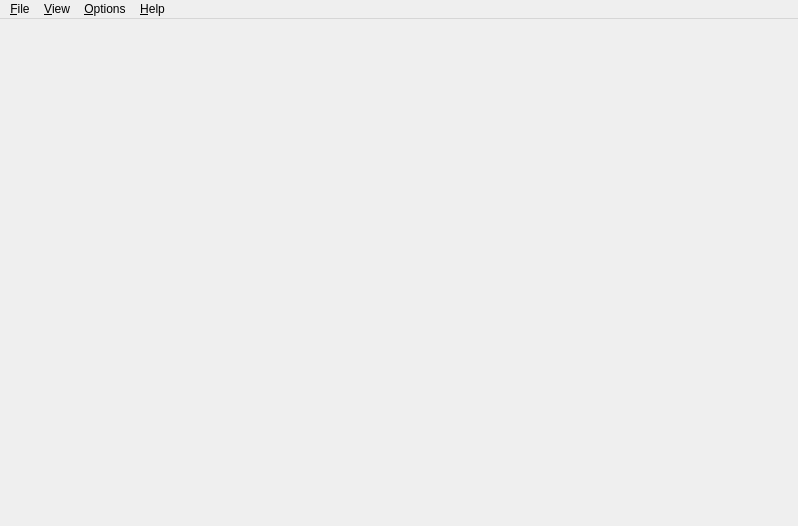
<?xml version="1.0" encoding="UTF-8"?>
<ui version="4.0">
 <class>MainWindow</class>
 <widget class="QMainWindow" name="MainWindow">
  <property name="geometry">
   <rect>
    <x>0</x>
    <y>0</y>
    <width>798</width>
    <height>526</height>
   </rect>
  </property>
  <property name="windowTitle">
   <string>Simulator</string>
  </property>
  <widget class="QWidget" name="centralWidget">
   <layout class="QVBoxLayout" name="verticalLayout">
    <item>
     <widget class="GLWidget" name="glwidget" native="true"/>
    </item>
   </layout>
  </widget>
  <widget class="QMenuBar" name="menuBar">
   <property name="geometry">
    <rect>
     <x>0</x>
     <y>0</y>
     <width>798</width>
     <height>22</height>
    </rect>
   </property>
   <widget class="QMenu" name="menu_File">
    <property name="title">
     <string>&amp;File</string>
    </property>
    <addaction name="actionExit"/>
   </widget>
   <widget class="QMenu" name="menuView">
    <property name="title">
     <string>&amp;View</string>
    </property>
    <addaction name="actionController"/>
   </widget>
   <widget class="QMenu" name="menu_Options">
    <property name="title">
     <string>&amp;Options</string>
    </property>
   </widget>
   <widget class="QMenu" name="menu_Help">
    <property name="title">
     <string>&amp;Help</string>
    </property>
    <addaction name="actionAbout"/>
   </widget>
   <addaction name="menu_File"/>
   <addaction name="menuView"/>
   <addaction name="menu_Options"/>
   <addaction name="menu_Help"/>
  </widget>
  <action name="actionExit">
   <property name="text">
    <string>E&amp;xit</string>
   </property>
  </action>
  <action name="actionAbout">
   <property name="text">
    <string>&amp;About</string>
   </property>
  </action>
  <action name="actionController">
   <property name="checkable">
    <bool>true</bool>
   </property>
   <property name="text">
    <string>&amp;Controller</string>
   </property>
  </action>
 </widget>
 <layoutdefault spacing="6" margin="11"/>
 <customwidgets>
  <customwidget>
   <class>GLWidget</class>
   <extends>QWidget</extends>
   <header>glwidget.h</header>
   <container>1</container>
   <slots>
    <signal>setStr(QString)</signal>
    <slot>setXRotation(int)</slot>
    <slot>setYRotation(int)</slot>
    <slot>setZRotation(int)</slot>
    <slot>setJointAngle1(int)</slot>
    <slot>setJointAngle2(int)</slot>
    <slot>setJointAngle3(int)</slot>
    <slot>setJointAngle4(int)</slot>
    <slot>setJointAngle5(int)</slot>
    <slot>setJointAngle6(int)</slot>
    <slot>setJointAngle7(int)</slot>
    <slot>setJointAngle8(int)</slot>
    <slot>setJointAngle9(int)</slot>
    <slot>setJointAngle10(int)</slot>
    <slot>setJointAngle11(int)</slot>
    <slot>setJointAngle12(int)</slot>
    <slot>setJointAngle14(int)</slot>
    <slot>setJointAngle15(int)</slot>
    <slot>setJointAngle16(int)</slot>
    <slot>setJointAngle17(int)</slot>
    <slot>setJointAngle18(int)</slot>
    <slot>setJointAngle19(int)</slot>
    <slot>setJointAngle20(int)</slot>
    <slot>setJointAngle21(int)</slot>
    <slot>setJointAngle22(int)</slot>
    <slot>setJointAngle23(int)</slot>
    <slot>setJointAngle24(int)</slot>
    <slot>setJointAngle25(int)</slot>
    <slot>setLIKx(int)</slot>
    <slot>setLIKy(int)</slot>
    <slot>setLIKz(int)</slot>
    <slot>setRIKx(int)</slot>
    <slot>setRIKy(int)</slot>
    <slot>setRIKz(int)</slot>
    <slot>modeChanged()</slot>
    <slot>setLIKr(int)</slot>
    <slot>setLIKp(int)</slot>
    <slot>setLIKyaw(int)</slot>
    <slot>setRIKr(int)</slot>
    <slot>setRIKp(int)</slot>
    <slot>setRIKyaw(int)</slot>
   </slots>
  </customwidget>
 </customwidgets>
 <resources/>
 <connections>
  <connection>
   <sender>actionExit</sender>
   <signal>triggered()</signal>
   <receiver>MainWindow</receiver>
   <slot>close()</slot>
   <hints>
    <hint type="sourcelabel">
     <x>-1</x>
     <y>-1</y>
    </hint>
    <hint type="destinationlabel">
     <x>369</x>
     <y>252</y>
    </hint>
   </hints>
  </connection>
 </connections>
</ui>
